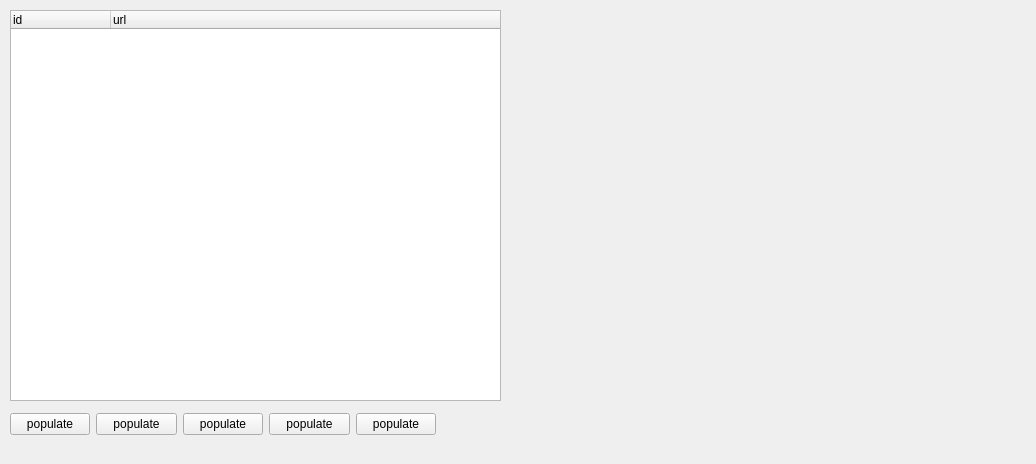
<?xml version="1.0" encoding="UTF-8"?>
<ui version="4.0">
 <class>FindGitsApp</class>
 <widget class="QWidget" name="FindGitsApp">
  <property name="geometry">
   <rect>
    <x>0</x>
    <y>0</y>
    <width>1036</width>
    <height>464</height>
   </rect>
  </property>
  <property name="windowTitle">
   <string>Form</string>
  </property>
  <widget class="QTreeWidget" name="treeWidget">
   <property name="geometry">
    <rect>
     <x>10</x>
     <y>10</y>
     <width>491</width>
     <height>391</height>
    </rect>
   </property>
   <property name="sizeAdjustPolicy">
    <enum>QAbstractScrollArea::AdjustToContents</enum>
   </property>
   <column>
    <property name="text">
     <string notr="true">id</string>
    </property>
   </column>
   <column>
    <property name="text">
     <string>url</string>
    </property>
   </column>
  </widget>
  <widget class="QWidget" name="">
   <property name="geometry">
    <rect>
     <x>10</x>
     <y>410</y>
     <width>426</width>
     <height>29</height>
    </rect>
   </property>
   <layout class="QHBoxLayout" name="horizontalLayout">
    <item>
     <widget class="QPushButton" name="pushButton">
      <property name="text">
       <string>populate</string>
      </property>
     </widget>
    </item>
    <item>
     <widget class="QPushButton" name="pushButton_2">
      <property name="text">
       <string>populate</string>
      </property>
     </widget>
    </item>
    <item>
     <widget class="QPushButton" name="pushButton_3">
      <property name="text">
       <string>populate</string>
      </property>
     </widget>
    </item>
    <item>
     <widget class="QPushButton" name="pushButton_4">
      <property name="text">
       <string>populate</string>
      </property>
     </widget>
    </item>
    <item>
     <widget class="QPushButton" name="pushButton_5">
      <property name="text">
       <string>populate</string>
      </property>
     </widget>
    </item>
   </layout>
  </widget>
 </widget>
 <resources/>
 <connections/>
</ui>
